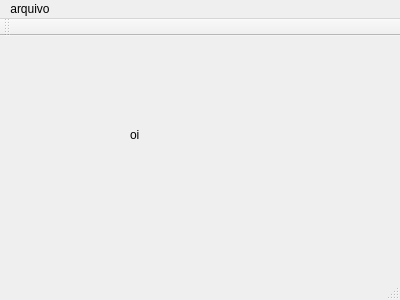
<?xml version="1.0" encoding="UTF-8"?>
<ui version="4.0">
 <class>MainWindow</class>
 <widget class="QMainWindow" name="MainWindow">
  <property name="geometry">
   <rect>
    <x>0</x>
    <y>0</y>
    <width>400</width>
    <height>300</height>
   </rect>
  </property>
  <property name="windowTitle">
   <string>MainWindow</string>
  </property>
  <widget class="QWidget" name="centralWidget">
   <widget class="QLabel" name="label">
    <property name="geometry">
     <rect>
      <x>130</x>
      <y>90</y>
      <width>59</width>
      <height>17</height>
     </rect>
    </property>
    <property name="text">
     <string>oi</string>
    </property>
   </widget>
  </widget>
  <widget class="QMenuBar" name="menuBar">
   <property name="geometry">
    <rect>
     <x>0</x>
     <y>0</y>
     <width>400</width>
     <height>27</height>
    </rect>
   </property>
   <widget class="QMenu" name="menuArquivo">
    <property name="title">
     <string>arquivo</string>
    </property>
    <addaction name="actionNovo"/>
    <addaction name="actionSair"/>
   </widget>
   <addaction name="menuArquivo"/>
  </widget>
  <widget class="QToolBar" name="mainToolBar">
   <attribute name="toolBarArea">
    <enum>TopToolBarArea</enum>
   </attribute>
   <attribute name="toolBarBreak">
    <bool>false</bool>
   </attribute>
  </widget>
  <widget class="QStatusBar" name="statusBar"/>
  <action name="actionNovo">
   <property name="text">
    <string>novo</string>
   </property>
  </action>
  <action name="actionSair">
   <property name="text">
    <string>sair</string>
   </property>
  </action>
 </widget>
 <layoutdefault spacing="6" margin="11"/>
 <resources/>
 <connections/>
</ui>
